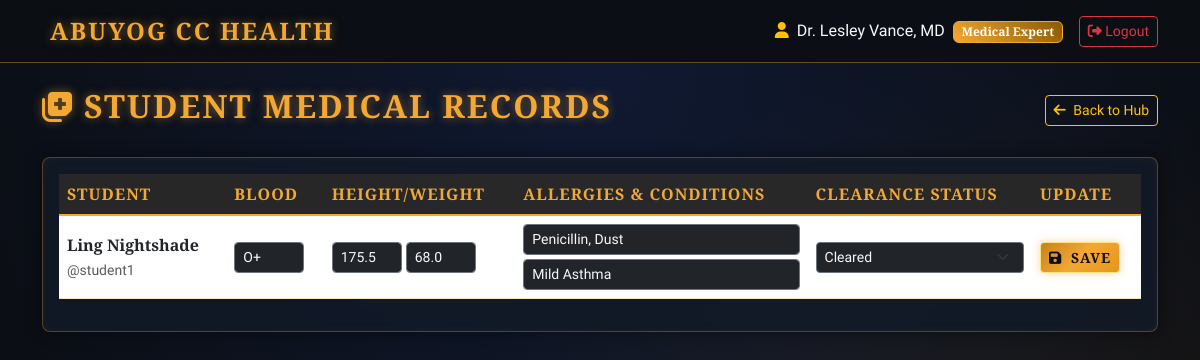
/medical/records (signed in), run on the app's committed database.
### models.py (models this page shows, shortened)
class User(UserMixin, db.Model):
    __tablename__ = 'users'
    id = db.Column(db.Integer, primary_key=True)
    username = db.Column(db.String(80), unique=True, nullable=False)
    email = db.Column(db.String(120), unique=True, nullable=False)
    password_hash = db.Column(db.String(255), nullable=False)
    full_name = db.Column(db.String(120), nullable=False)
    role_id = db.Column(db.Integer, db.ForeignKey('roles.id'), nullable=False)
    is_active = db.Column(db.Boolean, default=True, nullable=False)
    created_at = db.Column(db.DateTime, default=datetime.utcnow)
    medical_records = db.relationship('MedicalRecord', backref='student', lazy=True, foreign_keys='MedicalRecord.student_id')
    health_requests = db.relationship('HealthRequest', backref='student', lazy=True, foreign_keys='HealthRequest.student_id')
    audit_logs = db.relationship('AuditLog', backref='actor', lazy=True)

class Role(db.Model):
    __tablename__ = 'roles'
    id = db.Column(db.Integer, primary_key=True)
    name = db.Column(db.String(50), unique=True, nullable=False)
    description = db.Column(db.String(200))
    users = db.relationship('User', backref='role', lazy=True)

class MedicalRecord(db.Model):
    __tablename__ = 'medical_records'
    id = db.Column(db.Integer, primary_key=True)
    student_id = db.Column(db.Integer, db.ForeignKey('users.id'), nullable=False)
    blood_type = db.Column(db.String(10), default='Unknown')
    height_cm = db.Column(db.Float, nullable=True)
    weight_kg = db.Column(db.Float, nullable=True)
    allergies = db.Column(db.Text, default='None')
    existing_conditions = db.Column(db.Text, default='None')
    clearance_status = db.Column(db.String(30), default='Pending Review')
    last_updated = db.Column(db.DateTime, default=datetime.utcnow, onupdate=datetime.utcnow)

### routes/medical.py (the view)
@medical_bp.route('/records')
@login_required
@role_required('Medical Expert')
def records():
    records = MedicalRecord.query.all()
    return render_template('medical_records.html', records=records)

### app.py (called while the page is built)
def create_app():
    app = Flask(__name__)
    app.config['SECRET_KEY'] = 'abuyog-community-college-mlbb-super-secret-key-2026'
    app.config['SQLALCHEMY_DATABASE_URI'] = 'sqlite:///abuyog_health.db'
    app.config['SQLALCHEMY_TRACK_MODIFICATIONS'] = False
    db.init_app(app)
    login_manager = LoginManager()
    login_manager.login_view = 'auth.login'
    login_manager.init_app(app)
    @login_manager.user_loader
    def load_user(user_id):
        return User.query.get(int(user_id))
    app.register_blueprint(auth_bp)
    app.register_blueprint(admin_bp, url_prefix='/admin')
    app.register_blueprint(medical_bp, url_prefix='/medical')
    app.register_blueprint(student_bp, url_prefix='/student')
    @app.route('/')
    def index():
        return redirect(url_for('auth.login'))
    with app.app_context():
        db.create_all()
        seed_initial_data()
    return app

### templates/medical_records.html (shortened to what this page needs)
{% extends "base.html" %}
{% block content %}
<div class="row mb-4">
    <div class="col-12 d-flex justify-content-between align-items-center">
        <h2 class="mlbb-header"><i class="fa-solid fa-notes-medical me-2"></i>STUDENT MEDICAL RECORDS</h2>
        <a href="{{ url_for('medical.dashboard') }}" class="btn btn-outline-warning btn-sm"><i class="fa-solid fa-arrow-left me-1"></i> Back to Hub</a>
    </div>
</div>
<div class="row">
    <div class="col-12">
        <div class="card mlbb-card p-3">
            <div class="table-responsive">
                <table class="table mlbb-table align-middle">
                    <thead>
                        <tr>
                            <th>Student</th>
                            <th>Blood</th>
                            <th>Height/Weight</th>
                            <th>Allergies & Conditions</th>
                            <th>Clearance Status</th>
                            <th>Update</th>
                        </tr>
                    </thead>
                    <tbody>
                        {% for rec in records %}
                        <tr>
                            <td><strong>{{ rec.student.full_name }}</strong><br><small class="text-muted">@{{ rec.student.username }}</small></td>
                            <form method="POST" action="{{ url_for('medical.update_record', record_id=rec.id) }}">
                                <td>
                                    <input type="text" name="blood_type" value="{{ rec.blood_type }}" class="form-control form-control-sm bg-dark text-light border-secondary" style="width: 70px;">
                                </td>
                                <td>
                                    <div class="d-flex gap-1">
                                        <input type="number" step="0.1" name="height_cm" value="{{ rec.height_cm }}" placeholder="cm" class="form-control form-control-sm bg-dark text-light border-secondary" style="width: 70px;">
                                        <input type="number" step="0.1" name="weight_kg" value="{{ rec.weight_kg }}" placeholder="kg" class="form-control form-control-sm bg-dark text-light border-secondary" style="width: 70px;">
                                    </div>
                                </td>
                                <td>
                                    <input type="text" name="allergies" value="{{ rec.allergies }}" class="form-control form-control-sm bg-dark text-light border-secondary mb-1" placeholder="Allergies">
                                    <input type="text" name="existing_conditions" value="{{ rec.existing_conditions }}" class="form-control form-control-sm bg-dark text-light border-secondary" placeholder="Conditions">
                                </td>
                                <td>
                                    <select name="clearance_status" class="form-select form-select-sm bg-dark text-light border-secondary">
                                        <option value="Cleared" {% if rec.clearance_status == 'Cleared' %}selected{% endif %}>Cleared</option>
                                    </select>
                                </td>
                                <td>
                                    <button type="submit" class="btn mlbb-btn-gold btn-sm"><i class="fa-solid fa-floppy-disk me-1"></i> Save</button>
                                </td>
                            </form>
                        </tr>
                        {% endfor %}
                    </tbody>
                </table>
            </div>
        </div>
    </div>
</div>
{% endblock %}

### templates/base.html (shortened to what this page needs)
<!DOCTYPE html>
<html lang="en">
<head>
    <link href="https://cdn.jsdelivr.net/npm/bootstrap@5.3.0/dist/css/bootstrap.min.css" rel="stylesheet">
    <link href="https://cdnjs.cloudflare.com/ajax/libs/font-awesome/6.4.0/css/all.min.css" rel="stylesheet">
    <link rel="stylesheet" href="{{ url_for('static', filename='css/style.css') }}">
</head>
<body>
    <nav class="navbar navbar-expand-lg border-bottom border-warning" style="background: rgba(11, 14, 20, 0.95); border-color: rgba(243, 168, 51, 0.4) !important;">
        <div class="container">
            <a class="navbar-brand mlbb-header fs-4" href="#">ABUYOG CC HEALTH</a>
            {% if current_user.is_authenticated %}
            <div class="d-flex align-items-center">
                <span class="me-3 text-light"><i class="fa-solid fa-user me-1 text-warning"></i> {{ current_user.full_name }} <span class="badge badge-gold ms-1">{{ current_user.role.name }}</span></span>
                <a href="{{ url_for('auth.logout') }}" class="btn btn-outline-danger btn-sm"><i class="fa-solid fa-right-from-bracket"></i> Logout</a>
            </div>
            {% endif %}
        </div>
    </nav>
    <div class="container my-4">
        {% block content %}{% endblock %}
    </div>
</body>
</html>

### static/css/style.css (style rules this page uses)
:root { --mlbb-dark-bg: #0b0e14; --mlbb-card-bg: rgba(18, 26, 41, 0.85); --mlbb-gold: #f3a833; --mlbb-gold-hover: #ffd166; --mlbb-cyan: #00f0ff; --mlbb-blue: #1e3a8a; --mlbb-border-gold: rgba(243, 168, 51, 0.3); --mlbb-border-cyan: rgba(0, 240, 255, 0.3); --text-primary: #e2e8f0; --text-muted: #94a3b8; }
body { background-color: var(--mlbb-dark-bg); color: var(--text-primary); font-family: 'Cinzel', 'Rajdhani', 'Segoe UI', sans-serif; background-image: radial-gradient(circle at 50% 10%, rgba(30, 58, 138, 0.25), transparent 70%), radial-gradient(circle at 80% 80%, rgba(243, 168, 51, 0.1), transparent 50%); min-height: 100vh; }
.mlbb-card { background: var(--mlbb-card-bg); border: 1px solid var(--mlbb-border-gold); border-radius: 8px; box-shadow: 0 0 15px rgba(0, 0, 0, 0.5), inset 0 0 10px rgba(243, 168, 51, 0.05); backdrop-filter: blur(10px); transition: all 0.3s ease; }
.mlbb-btn-gold { background: linear-gradient(135deg, #c5821c 0%, #f3a833 50%, #e69519 100%); color: #0b0e14; font-weight: 700; text-transform: uppercase; letter-spacing: 1px; border: 1px solid #ffe082; box-shadow: 0 0 10px rgba(243, 168, 51, 0.4); transition: all 0.3s ease; }
.mlbb-header { color: var(--mlbb-gold); text-shadow: 0 0 10px rgba(243, 168, 51, 0.5); letter-spacing: 2px; font-weight: 700; }
.mlbb-table { color: var(--text-primary); border-color: var(--mlbb-border-gold); }
.mlbb-table th { background: rgba(243, 168, 51, 0.1); color: var(--mlbb-gold); border-bottom: 2px solid var(--mlbb-gold); text-transform: uppercase; letter-spacing: 1px; }
.badge-gold { background: linear-gradient(45deg, #f3a833, #8a5a00); color: #fff; border: 1px solid var(--mlbb-gold); }

### data on the page
User: full_name "Dr. Lesley Vance, MD"
Role: role.name "Medical Expert"
MedicalRecord: student.full_name "Ling Nightshade", student.username "student1", blood_type "O+", height_cm "175.5", weight_kg "68.0", allergies "Penicillin, Dust", existing_conditions "Mild Asthma", clearance_status "Cleared"
